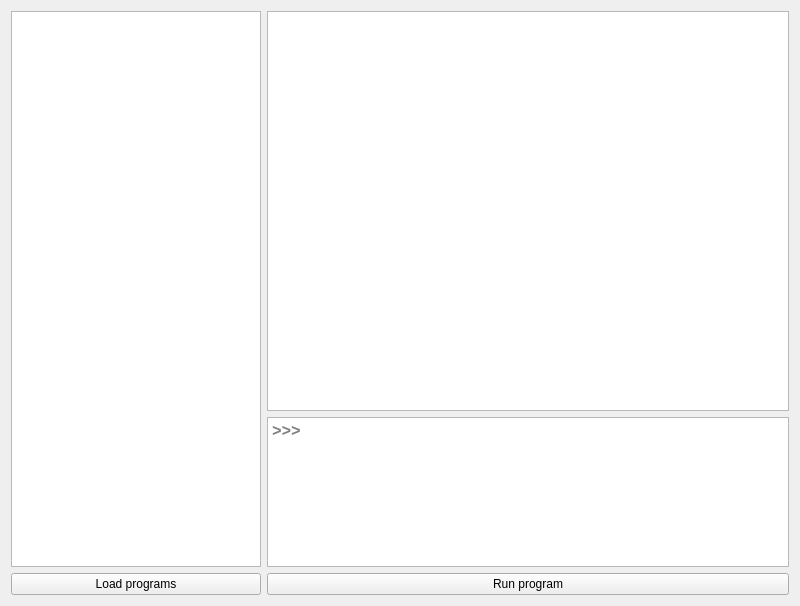
<?xml version="1.0" encoding="UTF-8"?>
<ui version="4.0">
 <class>PBMainWindowClass</class>
 <widget class="QWidget" name="PBMainWindowClass">
  <property name="geometry">
   <rect>
    <x>0</x>
    <y>0</y>
    <width>800</width>
    <height>500</height>
   </rect>
  </property>
  <property name="windowTitle">
   <string>Practice Bioinformatics</string>
  </property>
  <layout class="QVBoxLayout" name="verticalLayout_2">
   <item>
    <layout class="QHBoxLayout" name="horizontalLayout_4">
     <property name="sizeConstraint">
      <enum>QLayout::SetMaximumSize</enum>
     </property>
     <item>
      <layout class="QVBoxLayout" name="verticalLayout">
       <property name="spacing">
        <number>6</number>
       </property>
       <property name="sizeConstraint">
        <enum>QLayout::SetMaximumSize</enum>
       </property>
       <item>
        <widget class="QListView" name="m_ProgramFileListLV">
         <property name="sizePolicy">
          <sizepolicy hsizetype="Expanding" vsizetype="Minimum">
           <horstretch>0</horstretch>
           <verstretch>0</verstretch>
          </sizepolicy>
         </property>
         <property name="minimumSize">
          <size>
           <width>150</width>
           <height>400</height>
          </size>
         </property>
         <property name="maximumSize">
          <size>
           <width>250</width>
           <height>16777215</height>
          </size>
         </property>
        </widget>
       </item>
       <item>
        <widget class="QPushButton" name="m_LoadProgramsBtn">
         <property name="minimumSize">
          <size>
           <width>150</width>
           <height>0</height>
          </size>
         </property>
         <property name="maximumSize">
          <size>
           <width>250</width>
           <height>16777215</height>
          </size>
         </property>
         <property name="text">
          <string>Load programs</string>
         </property>
        </widget>
       </item>
      </layout>
     </item>
     <item>
      <layout class="QVBoxLayout" name="verticalLayout_3">
       <item>
        <widget class="QTextEdit" name="m_EditorTE">
         <property name="sizePolicy">
          <sizepolicy hsizetype="Expanding" vsizetype="Minimum">
           <horstretch>0</horstretch>
           <verstretch>0</verstretch>
          </sizepolicy>
         </property>
         <property name="minimumSize">
          <size>
           <width>400</width>
           <height>400</height>
          </size>
         </property>
         <property name="font">
          <font>
           <family>Consolas</family>
           <pointsize>12</pointsize>
          </font>
         </property>
         <property name="tabStopWidth">
          <number>40</number>
         </property>
        </widget>
       </item>
       <item>
        <widget class="QPlainTextEdit" name="m_ConsoleTE">
         <property name="sizePolicy">
          <sizepolicy hsizetype="Expanding" vsizetype="Minimum">
           <horstretch>0</horstretch>
           <verstretch>0</verstretch>
          </sizepolicy>
         </property>
         <property name="minimumSize">
          <size>
           <width>50</width>
           <height>0</height>
          </size>
         </property>
         <property name="maximumSize">
          <size>
           <width>16777215</width>
           <height>150</height>
          </size>
         </property>
         <property name="font">
          <font>
           <family>Consolas</family>
           <pointsize>12</pointsize>
           <weight>75</weight>
           <bold>true</bold>
          </font>
         </property>
         <property name="acceptDrops">
          <bool>false</bool>
         </property>
         <property name="readOnly">
          <bool>true</bool>
         </property>
         <property name="tabStopWidth">
          <number>40</number>
         </property>
         <property name="placeholderText">
          <string>&gt;&gt;&gt;</string>
         </property>
        </widget>
       </item>
       <item>
        <widget class="QPushButton" name="m_RunProgramBtn">
         <property name="text">
          <string>Run program</string>
         </property>
        </widget>
       </item>
      </layout>
     </item>
    </layout>
   </item>
  </layout>
 </widget>
 <layoutdefault spacing="6" margin="11"/>
 <resources>
  <include location="../Resources/PBMainWindow.qrc"/>
 </resources>
 <connections>
  <connection>
   <sender>m_LoadProgramsBtn</sender>
   <signal>clicked()</signal>
   <receiver>PBMainWindowClass</receiver>
   <slot>SetFilesDirectory()</slot>
   <hints>
    <hint type="sourcelabel">
     <x>68</x>
     <y>488</y>
    </hint>
    <hint type="destinationlabel">
     <x>6</x>
     <y>418</y>
    </hint>
   </hints>
  </connection>
  <connection>
   <sender>m_ProgramFileListLV</sender>
   <signal>clicked(QModelIndex)</signal>
   <receiver>PBMainWindowClass</receiver>
   <slot>ReadFile()</slot>
   <hints>
    <hint type="sourcelabel">
     <x>22</x>
     <y>314</y>
    </hint>
    <hint type="destinationlabel">
     <x>2</x>
     <y>301</y>
    </hint>
   </hints>
  </connection>
  <connection>
   <sender>m_RunProgramBtn</sender>
   <signal>clicked()</signal>
   <receiver>PBMainWindowClass</receiver>
   <slot>RunProgram()</slot>
   <hints>
    <hint type="sourcelabel">
     <x>407</x>
     <y>473</y>
    </hint>
    <hint type="destinationlabel">
     <x>794</x>
     <y>449</y>
    </hint>
   </hints>
  </connection>
 </connections>
 <slots>
  <slot>SetFilesDirectory()</slot>
  <slot>ReadFile()</slot>
  <slot>RunProgram()</slot>
 </slots>
</ui>
